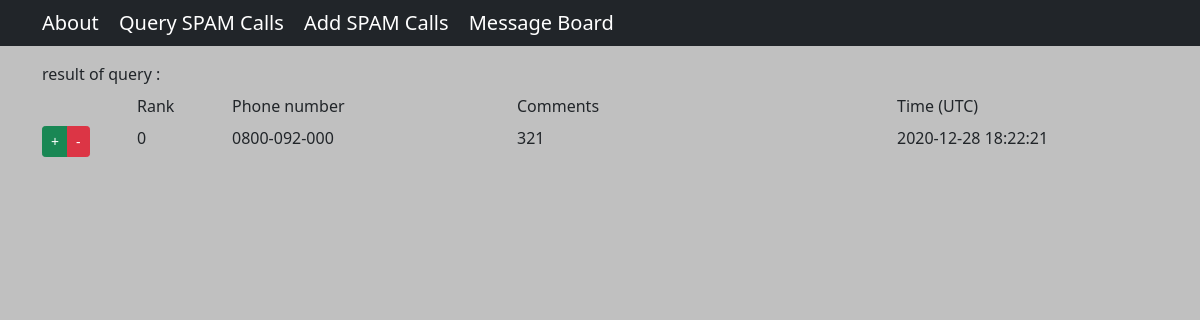
/rank_up/16, run on an earlier commit of the app's database.
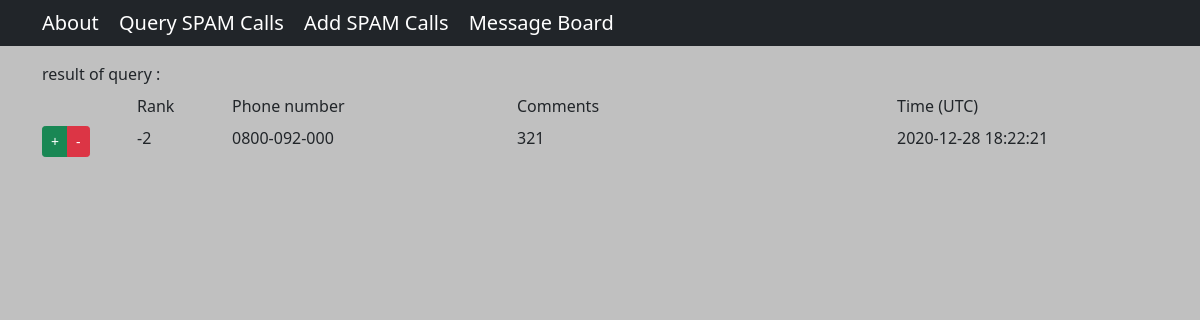
And on a later commit of the database.
### tables this page shows
CREATE TABLE calls (
            id INTEGER PRIMARY KEY AUTOINCREMENT,
            phone TEXT NOT NULL,
            comments TEXT NOT NULL,
            time TIMESTAMP DEFAULT CURRENT_TIMESTAMP,
            rank INTEGER DEFAULT 0
        );

### routes.py (the view)
@app.route("/rank_up/<int:id>", methods=["POST", "GET"])
def rank_up(id):
    sql = {"update": "update calls set rank = rank + 1 where id = ?",
           "read": "select * from calls where id = ?"}
    with sqlite3.connect(database) as con:
        con.row_factory = sqlite3.Row
        cur = con.cursor()
        cur.execute(sql["update"], (id,))
        con.commit()
        cur.execute(sql["read"], (id,))
        data = cur.fetchall()
    return render_template("result.html", data=data, action='query')

### templates/result.html (shortened to what this page needs)
{% extends "template.html" %}
{% block main %}
<div class="container">
    <label class="form-label">result of {{action}} : {{msg}}</label>
    <div class="row mb-2">
        {% if msg != None%}
        {% if action == 'query'%}
        <div class="col-1"></div>
        <div class="col-1">Rank</div>
        {% endif %}
        <div class="col-3">Phone number</div>
        <div class="col-4">Comments</div>
        {% if action == 'query'%}
        <div class="col-3">Time (UTC)</div>
        {% endif %}
        {% endif %}
    </div>
    {% if action == 'query'%}
    {% for rec in data %}
    <div class="row mb-2">
        <div class="col-1">
            <div class="btn-group" role="group" aria-label="...">
                <a href="{{url_for('rank_up', id=rec[0]) }}" name="rank_up" class="btn btn-sm btn-success">+</a>
                <a href="{{url_for('rank_down', id=rec[0]) }}" name="rank_down" class="btn btn-sm btn-danger">-</a>
            </div>
        </div>
        <div class="col-1">{{ rec["rank"] }}</div>
        <div class="col-3">{{ rec["phone"] }}</div>
        <div class="col-4 newline">{{ rec["comments"] }}</div>
        <div class="col-3">{{ rec["time"] }}</div>
    </div>
    {% endfor %}
    {% endif %}
</div>
{% endblock %}

### templates/template.html (shortened to what this page needs)
<html>
<head>
    {% include "head.html" %}
</head>
<body>
    <main>
        {% include "nav.html" %}
        {% block main %}{% endblock %}
    </main>
</body>
</html>

### templates/head.html (shortened to what this page needs)
<link href="https://cdn.jsdelivr.net/npm/bootstrap@5.0.0-beta1/dist/css/bootstrap.min.css" rel="stylesheet"
>
<link rel="stylesheet" href="{{ url_for('static', filename='custom.css') }}">

### templates/nav.html
<nav class="navbar navbar-dark bg-dark">
    <div class="container">
        <div class="navbar-header">
            <a class="navbar-brand" href="/about">About</a>
            <a class="navbar-brand" href="/query">Query SPAM Calls</a>
            <a class="navbar-brand" href="/add">Add SPAM Calls</a>
            <a class="navbar-brand" href="/message">Message Board</a>
        </div>
    </div>
</nav>

### static/custom.css (style rules this page uses)
body { background: Silver !important; }
div .newline { white-space: pre-wrap; }

What changed in the data, as far as the page shows it:
changed calls: rank "0" → "-2"
